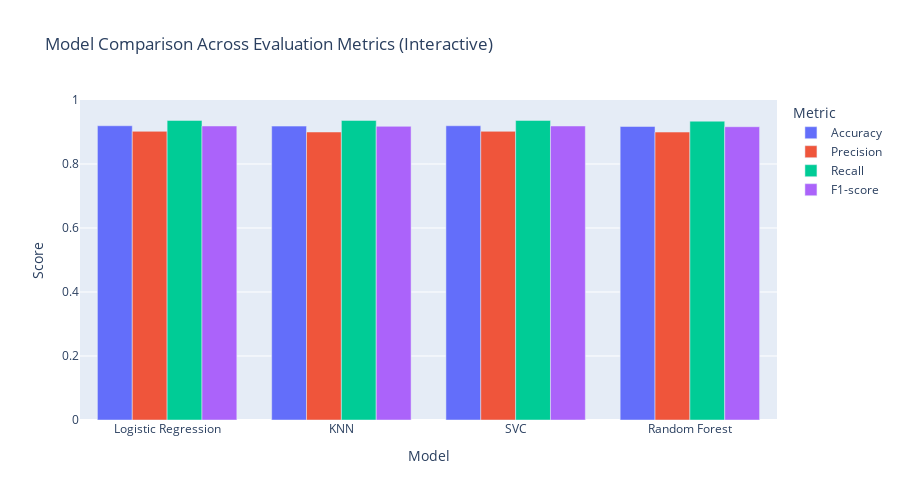

Notebook cell for this chart:
### Markdown cell above
### Model Comparison

### Code cell
import plotly.express as px
import pandas as pd
from sklearn.metrics import accuracy_score, precision_score, recall_score, f1_score

# Assuming you already have predictions:
# y_pred_log, y_pred_knn, y_pred_svc, y_pred_rf
# and y_test

metrics = {
    "Logistic Regression": {
        "Accuracy": accuracy_score(y_test, y_pred_log),
        "Precision": precision_score(y_test, y_pred_log),
        "Recall": recall_score(y_test, y_pred_log),
        "F1-score": f1_score(y_test, y_pred_log)
    },
    "KNN": {
        "Accuracy": accuracy_score(y_test, y_pred_knn),
        "Precision": precision_score(y_test, y_pred_knn),
        "Recall": recall_score(y_test, y_pred_knn),
        "F1-score": f1_score(y_test, y_pred_knn)
    },
    "SVC": {
        "Accuracy": accuracy_score(y_test, y_pred_svc),
        "Precision": precision_score(y_test, y_pred_svc),
        "Recall": recall_score(y_test, y_pred_svc),
        "F1-score": f1_score(y_test, y_pred_svc)
    },
    "Random Forest": {
        "Accuracy": accuracy_score(y_test, y_pred_rf),
        "Precision": precision_score(y_test, y_pred_rf),
        "Recall": recall_score(y_test, y_pred_rf),
        "F1-score": f1_score(y_test, y_pred_rf)
    }
}

# Convert to long format for Plotly
results_df = pd.DataFrame(metrics).T.reset_index().rename(columns={'index': 'Model'})
results_melted = results_df.melt(id_vars='Model', var_name='Metric', value_name='Score')

# Plot interactive bar chart
fig = px.bar(
    results_melted,
    x='Model',
    y='Score',
    color='Metric',
    barmode='group',
    title='Model Comparison Across Evaluation Metrics (Interactive)',
    height=500
)
fig.update_layout(
    yaxis=dict(range=[0, 1]),
    legend_title_text='Metric'
)
fig.show()

### Figure 1 — Plotly figure (JSON) as saved in the notebook; plotly's stock layout.template omitted (floating-point values rounded to 4 significant figures)
{"data": [{"alignmentgroup": "True", "hovertemplate": "Metric=Accuracy<br>Model=%{x}<br>Score=%{y}<extra></extra>", "legendgroup": "Accuracy", "marker": {"color": "#636efa", "pattern": {"shape": ""}}, "name": "Accuracy", "offsetgroup": "Accuracy", "orientation": "v", "showlegend": true, "textposition": "auto", "type": "bar", "x": ["Logistic Regression", "KNN", "SVC", "Random Forest"], "xaxis": "x", "y": [0.9195, 0.9184, 0.9195, 0.9172], "yaxis": "y"}, {"alignmentgroup": "True", "hovertemplate": "Metric=Precision<br>Model=%{x}<br>Score=%{y}<extra></extra>", "legendgroup": "Precision", "marker": {"color": "#EF553B", "pattern": {"shape": ""}}, "name": "Precision", "offsetgroup": "Precision", "orientation": "v", "showlegend": true, "textposition": "auto", "type": "bar", "x": ["Logistic Regression", "KNN", "SVC", "Random Forest"], "xaxis": "x", "y": [0.9021, 0.9, 0.9021, 0.8998], "yaxis": "y"}, {"alignmentgroup": "True", "hovertemplate": "Metric=Recall<br>Model=%{x}<br>Score=%{y}<extra></extra>", "legendgroup": "Recall", "marker": {"color": "#00cc96", "pattern": {"shape": ""}}, "name": "Recall", "offsetgroup": "Recall", "orientation": "v", "showlegend": true, "textposition": "auto", "type": "bar", "x": ["Logistic Regression", "KNN", "SVC", "Random Forest"], "xaxis": "x", "y": [0.9362, 0.9362, 0.9362, 0.9338], "yaxis": "y"}, {"alignmentgroup": "True", "hovertemplate": "Metric=F1-score<br>Model=%{x}<br>Score=%{y}<extra></extra>", "legendgroup": "F1-score", "marker": {"color": "#ab63fa", "pattern": {"shape": ""}}, "name": "F1-score", "offsetgroup": "F1-score", "orientation": "v", "showlegend": true, "textposition": "auto", "type": "bar", "x": ["Logistic Regression", "KNN", "SVC", "Random Forest"], "xaxis": "x", "y": [0.9188, 0.9177, 0.9188, 0.9165], "yaxis": "y"}], "layout": {"barmode": "group", "height": 500, "legend": {"title": {"text": "Metric"}, "tracegroupgap": 0}, "title": {"text": "Model Comparison Across Evaluation Metrics (Interactive)"}, "xaxis": {"anchor": "y", "domain": [0, 1], "title": {"text": "Model"}}, "yaxis": {"anchor": "x", "domain": [0, 1], "range": [0, 1], "title": {"text": "Score"}}}}
